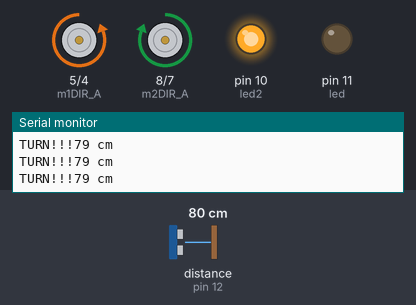
Bench run of a sketch on a simulated Arduino Uno, built with avr-gcc and run on an emulated ATmega328P. Parts: motor-driver pin pairs drawn as motors (green arrow = first pin HIGH = forward, orange = second pin HIGH = backward, longer = more drive, scaled by the enable pin), output pins drawn as LEDs (lit = HIGH), the last lines printed to the serial monitor. Wiring (inferred from the names in the program): ultrasonic range finder: trigger pin 13; echo pin 12. Inputs (shaded band) come from the test bench; at power-on: distance to the obstacle (sensor on pin 12) 80 cm. The echo pulse lasts 58.3 µs per cm; pins used as bus, display or sensor lines are not drawn.

Above: at 1.3 s.
1.4 s: distance to the obstacle (sensor on pin 12) set to 7 cm
2.9 s: distance to the obstacle (sensor on pin 12) set to 4 cm
At 3.9 s:
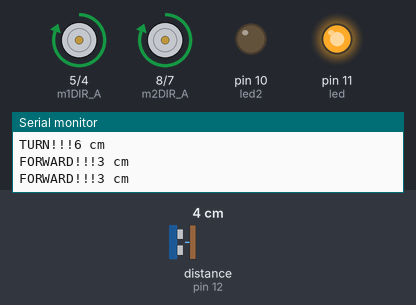
4.5 s: distance to the obstacle (sensor on pin 12) set to 9 cm
At 5.1 s:
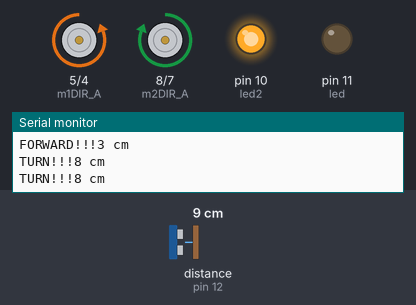
6.0 s: distance to the obstacle (sensor on pin 12) set to 2 cm
At 6.4 s:
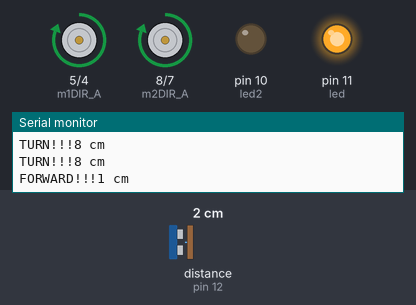
Timing chart, 0 to 8.5 s (numbered marks = the images above; inputs shaded):
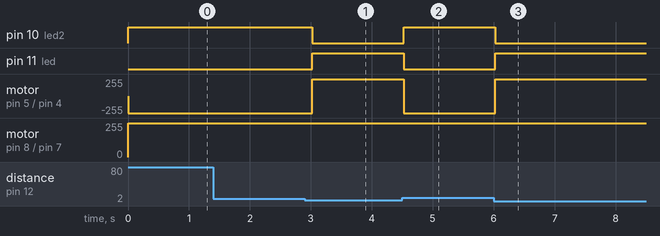

The sketch:

2_motor_Hyper1_MCADMOUSE_.ino
```cpp
//Set up motor

//define the two direction logic pins and the speed / PWM pin
const int m1DIR_A = 5;
const int m1DIR_B = 4;
const int PWM1 = 6;

const int m2DIR_A = 8;
const int m2DIR_B = 7;
const int PWM2 = 9;

const int trigPin = 13;
const int echoPin = 12;
const int led = 11;
const int led2 = 10;

///////////////////////////////////////////////////////////////////

void setup() {
  Serial.begin (9600); //need to add this if you want to see communication back-forth with your board. much encourage

  //sensor pins
  pinMode(trigPin, OUTPUT);
  pinMode(echoPin, INPUT);

  //led pins
  pinMode(led, OUTPUT);
  pinMode(led2, OUTPUT);

  //motor1
  pinMode(m1DIR_A, OUTPUT);
  pinMode(m1DIR_B, OUTPUT);
  pinMode(PWM1, OUTPUT);
  //motor2
  pinMode(m2DIR_A, OUTPUT);
  pinMode(m2DIR_B, OUTPUT);
  pinMode(PWM2, OUTPUT);

  //triple check the serial thing is doing
  Serial.println("setup");
}

void loop() {
///This next stuff is for finding out where we are in relation to stuff
  long duration, distance; //variables to measure things
  digitalWrite(trigPin, LOW);  // pulse off
  delayMicroseconds(2); // quick pause
  digitalWrite(trigPin, HIGH); //pulse on
  delayMicroseconds(10); // pause
  digitalWrite(trigPin, LOW); //pulse off
  duration = pulseIn(echoPin, HIGH); //duration determined bu how long/often the echoPin reads HIGH
  distance = (duration / 2) / 29.1; //how long the pulse took to hear divided by the speed of sound
/////////////////////////////////////////////////////////////////////
  /*
     Below this zone is where you manipulate the motors!!!!
try setting timing to control how much the mouse turns
     !!!!!!!
  */
/////////////////////////////////////////////////////////////////////
  if (distance < 5) {  //conditions! Change the number to a bigger one!

    // This is where the LED On/Off happens
    //add more variance here- play with those patterns &&the timer library to give us a show while the motors do their thing
    //&&the sensors does its thing

    digitalWrite(led, HIGH); // When the Red condition is met, the Green LED should turn off or whatever
    digitalWrite(led2, LOW);

    //MOTORS - check the chart posted on the git wiki for HIGH/LOW patterns
    //forward
    digitalWrite(m1DIR_A, HIGH); //on
    digitalWrite(m1DIR_B, LOW); //off
    analogWrite(PWM1, 255); //on [range of 0-255, off-on]

    digitalWrite(m2DIR_A, HIGH);
    digitalWrite(m2DIR_B, LOW);
    analogWrite(PWM2, 255);

    Serial.print("FORWARD!!!");
  }
/////////////////////////////////////////////////////////////////
  else { //if the above condition is not met
    //lights
    digitalWrite(led, LOW);
    digitalWrite(led2, HIGH);

    //turn in a direction
    digitalWrite(m1DIR_A, LOW);
    digitalWrite(m1DIR_B, HIGH);
    analogWrite(PWM1, 255);

    digitalWrite(m2DIR_A, HIGH);
    digitalWrite(m2DIR_B, LOW);
    analogWrite(PWM2, 255);

    Serial.print("TURN!!!");
  }
///////////////////////////////////////////////////////////////////
  if (distance >= 200 || distance <= 0) { //too far? try changing these numbers
    Serial.println("Out of range");
  }
  else {
    Serial.print(distance);
    Serial.println(" cm");
  }
  delay(500); //maybe delete this thing?
}
```

Measured:
- the behaviour switches between 6 and 5 cm on distance to the obstacle (sensor on pin 12) (found by bisection; images 0 and 1)
- after the input at 2.9 s, pin 10 (led2): HIGH → LOW after 0.12 s; pin 11 (led): LOW → HIGH after 0.12 s; motor on pin 5 (m1DIR_A) / pin 4 (m1DIR_B): backward 255/255 → forward 255/255 after 0.12 s
- after the input at 4.5 s, pin 10 (led2): LOW → HIGH at once; pin 11 (led): HIGH → LOW at once; motor on pin 5 (m1DIR_A) / pin 4 (m1DIR_B): forward 255/255 → backward 255/255 at once
- after the input at 6.0 s, pin 10 (led2): HIGH → LOW at once; pin 11 (led): LOW → HIGH at once; motor on pin 5 (m1DIR_A) / pin 4 (m1DIR_B): backward 255/255 → forward 255/255 at once
